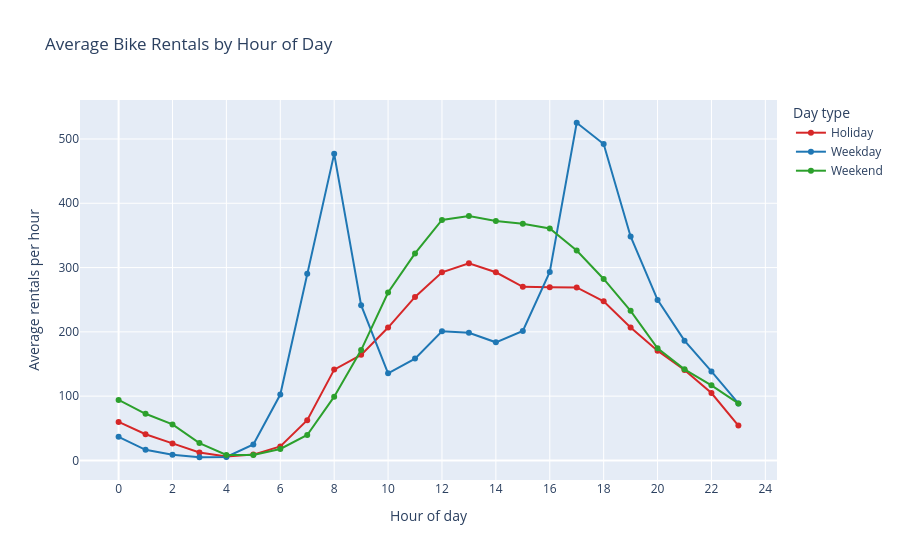

This figure's notebook cell:
### Code cell
#This file shows early morning and evening spikes the CNT (Hours around work/school start and finish)
import pandas as pd
import plotly.express as px

bikes = pd.read_csv("hour.csv")
holidays = pd.read_csv("us_federal_holidays_2011_2012.csv", encoding="utf-8-sig")

# Convert to actual dates
bikes["dteday"] = pd.to_datetime(bikes["dteday"])
holidays["date"] = pd.to_datetime(holidays["date"], format="%d/%m/%Y")

# Drop the duplicates
holidays = (
    holidays[["date", "holiday"]]
    .rename(columns={"holiday": "holiday_name"})
    .drop_duplicates(subset=["date"])
)

# Join statment
bikes = bikes.merge(
    holidays,
    left_on="dteday",
    right_on="date",
    how="left",
    validate="many_to_one"
)

bikes["day_type"] = bikes["holiday_name"].notna().map({
    True: "Holiday",
    False: "Non-holiday"
})

daily = bikes.groupby(
    ["dteday", "day_type", "holiday_name"],
    dropna=False
).agg(
    daily_rentals=("cnt", "sum")
).reset_index()


# print(daily.head())
# print(daily["day_type"].value_counts())

# ------- We should put graphs after here -------

def classify(row):
    if pd.notna(row["holiday_name"]):
        return "Holiday"
    return "Weekend" if row["weekday"] in (0, 6) else "Weekday"

bikes["day_category"] = bikes.apply(classify, axis=1)

hourly = (
    bikes.groupby(["day_category", "hr"], as_index=False)
    .agg(avg_rentals=("cnt", "mean"))
)

fig1 = px.line(
    hourly,
    x="hr",
    y="avg_rentals",
    color="day_category",
    markers=True,
    title="Average Bike Rentals by Hour of Day",
    labels={"hr": "Hour of day", "avg_rentals": "Average rentals per hour",
            "day_category": "Day type"},
    color_discrete_map={"Weekday": "#1f77b4", "Weekend": "#2ca02c", "Holiday": "#d62728"},
)
fig1.update_xaxes(dtick=2)
fig1.show()

### Figure 1 — Plotly figure (JSON) as saved in the notebook; plotly's stock layout.template omitted (floating-point values rounded to 4 significant figures)
{"data": [{"hovertemplate": "Day type=Holiday<br>Hour of day=%{x}<br>Average rentals per hour=%{y}<extra></extra>", "legendgroup": "Holiday", "line": {"color": "#d62728", "dash": "solid"}, "marker": {"symbol": "circle"}, "mode": "lines+markers", "name": "Holiday", "orientation": "v", "showlegend": true, "type": "scatter", "x": [0, 1, 2, 3, 4, 5, 6, 7, 8, 9, 10, 11, 12, 13, 14, 15, 16, 17, 18, 19, 20, 21, 22, 23], "xaxis": "x", "y": [59.95, 40.74, 26.47, 12.38, 6.0, 9.053, 21.79, 62.58, 141.3, 164.2, 206.7, 254.3, 292.6, 306.6, 292.7, 270.1, 269.3, 269.1, 247.6, 206.6, 170.7, 140.7, 104.8, 54.26], "yaxis": "y"}, {"hovertemplate": "Day type=Weekday<br>Hour of day=%{x}<br>Average rentals per hour=%{y}<extra></extra>", "legendgroup": "Weekday", "line": {"color": "#1f77b4", "dash": "solid"}, "marker": {"symbol": "circle"}, "mode": "lines+markers", "name": "Weekday", "orientation": "v", "showlegend": true, "type": "scatter", "x": [0, 1, 2, 3, 4, 5, 6, 7, 8, 9, 10, 11, 12, 13, 14, 15, 16, 17, 18, 19, 20, 21, 22, 23], "xaxis": "x", "y": [36.78, 16.57, 8.714, 4.945, 5.426, 24.92, 102.4, 290.5, 476.9, 241.5, 135.5, 158.4, 201.0, 198.5, 183.7, 201.4, 293.2, 525.3, 492.1, 348.5, 249.7, 186.3, 138.4, 88.72], "yaxis": "y"}, {"hovertemplate": "Day type=Weekend<br>Hour of day=%{x}<br>Average rentals per hour=%{y}<extra></extra>", "legendgroup": "Weekend", "line": {"color": "#2ca02c", "dash": "solid"}, "marker": {"symbol": "circle"}, "mode": "lines+markers", "name": "Weekend", "orientation": "v", "showlegend": true, "type": "scatter", "x": [0, 1, 2, 3, 4, 5, 6, 7, 8, 9, 10, 11, 12, 13, 14, 15, 16, 17, 18, 19, 20, 21, 22, 23], "xaxis": "x", "y": [94.15, 72.58, 55.98, 27.0, 8.498, 8.488, 17.78, 39.53, 99.17, 171.7, 261.2, 322.0, 374.2, 380.2, 372.5, 368.2, 360.8, 326.6, 282.3, 232.7, 174.4, 141.8, 116.8, 88.75], "yaxis": "y"}], "layout": {"legend": {"title": {"text": "Day type"}, "tracegroupgap": 0}, "title": {"text": "Average Bike Rentals by Hour of Day"}, "xaxis": {"anchor": "y", "domain": [0, 1], "dtick": 2, "title": {"text": "Hour of day"}}, "yaxis": {"anchor": "x", "domain": [0, 1], "title": {"text": "Average rentals per hour"}}}}
